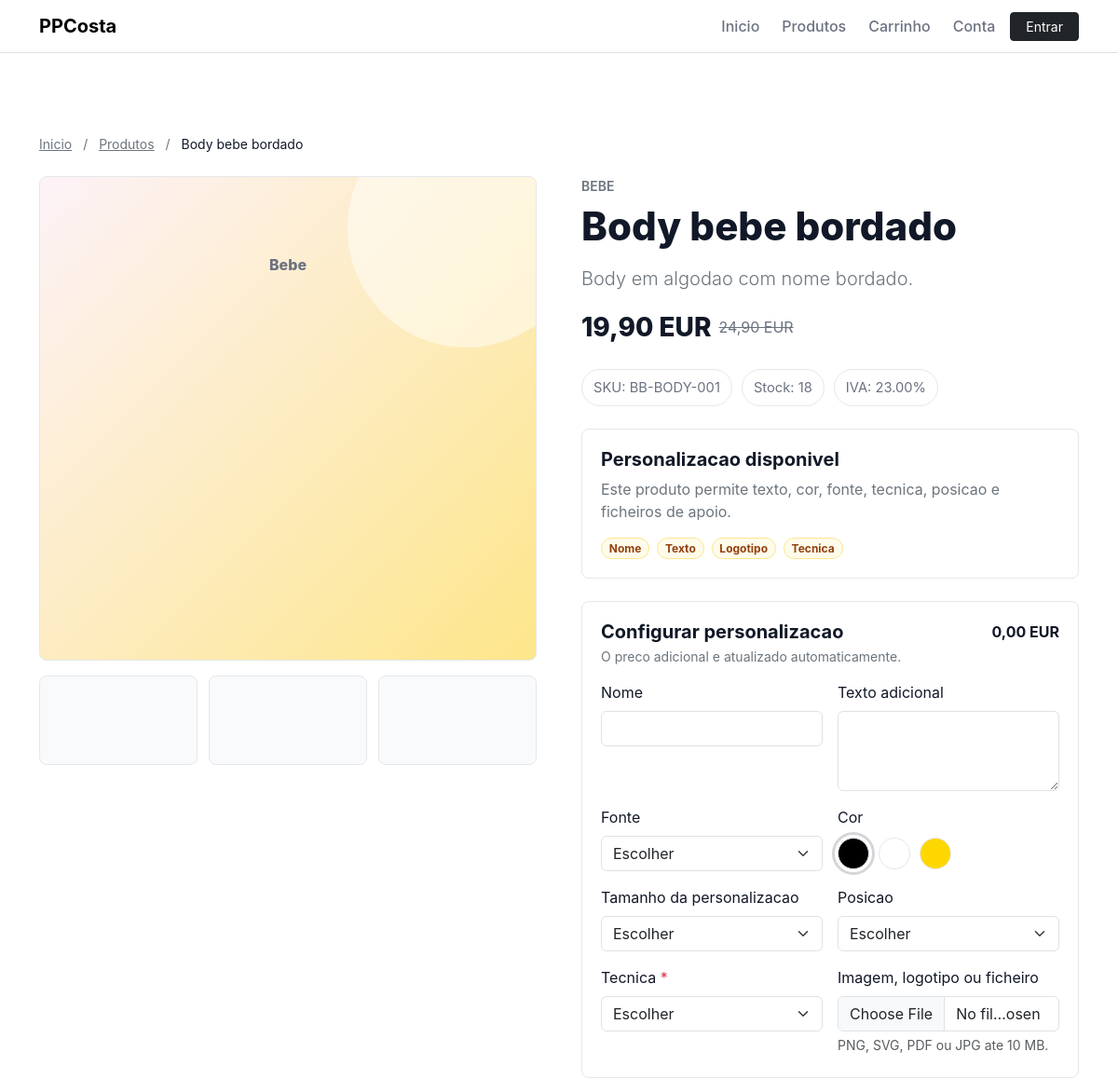
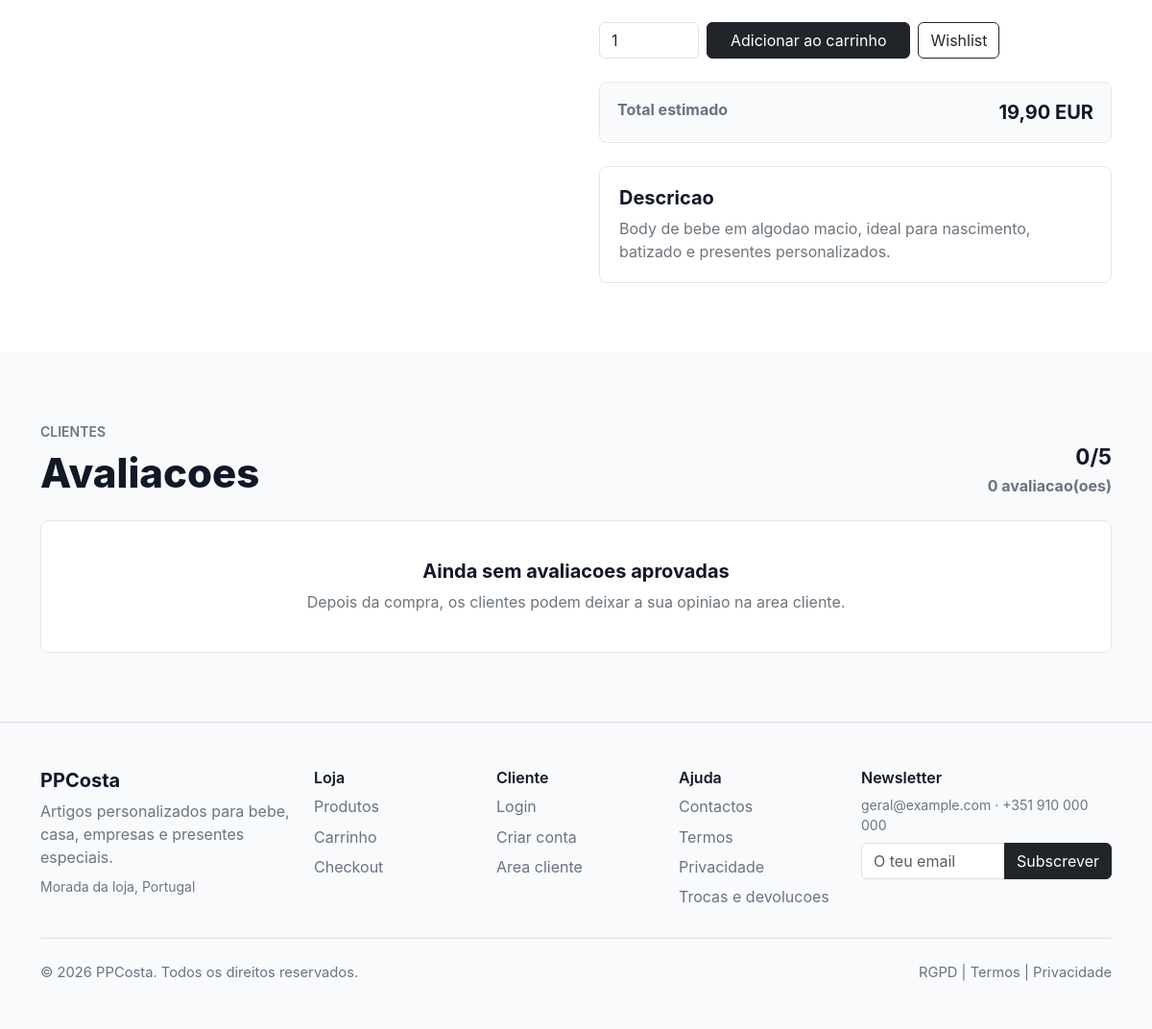
The page /produto/body-bebe-bordado on the database its author committed (2 pictures, top to bottom).
### tables this page shows
CREATE TABLE products (
    id BIGINT UNSIGNED AUTO_INCREMENT PRIMARY KEY,
    brand_id BIGINT UNSIGNED NULL,
    supplier_id BIGINT UNSIGNED NULL,
    tax_rate_id BIGINT UNSIGNED NOT NULL,
    name VARCHAR(190) NOT NULL,
    slug VARCHAR(210) NOT NULL,
    short_description TEXT NULL,
    long_description MEDIUMTEXT NULL,
    sku VARCHAR(100) NOT NULL,
    ean VARCHAR(40) NULL,
    price DECIMAL(12,2) NOT NULL,
    sale_price DECIMAL(12,2) NULL,
    cost_price DECIMAL(12,2) NULL,
    stock INT NOT NULL DEFAULT 0,
    stock_minimum INT NOT NULL DEFAULT 0,
    weight_grams INT NULL,
    width_mm INT NULL,
    height_mm INT NULL,
    depth_mm INT NULL,
    video_url VARCHAR(255) NULL,
    is_active TINYINT(1) NOT NULL DEFAULT 1,
    is_new TINYINT(1) NOT NULL DEFAULT 0,
    is_featured TINYINT(1) NOT NULL DEFAULT 0,
    is_on_sale TINYINT(1) NOT NULL DEFAULT 0,
    is_best_seller TINYINT(1) NOT NULL DEFAULT 0,
    is_personalizable TINYINT(1) NOT NULL DEFAULT 0,
    meta_title VARCHAR(190) NULL,
    meta_description VARCHAR(255) NULL,
    canonical_url VARCHAR(255) NULL,
    created_at TIMESTAMP NOT NULL DEFAULT CURRENT_TIMESTAMP,
    updated_at TIMESTAMP NOT NULL DEFAULT CURRENT_TIMESTAMP ON UPDATE CURRENT_TIMESTAMP,
    UNIQUE KEY uq_products_slug (slug),
    UNIQUE KEY uq_products_sku (sku),
    KEY idx_products_flags (is_active, is_featured, is_new, is_on_sale, is_best_seller),
    KEY idx_products_brand (brand_id),
    KEY idx_products_supplier (supplier_id),
    FULLTEXT KEY ft_products_search (name, short_description, long_description, sku),
    CONSTRAINT fk_products_brand FOREIGN KEY (brand_id) REFERENCES brands(id) ON DELETE SET NULL,
    CONSTRAINT fk_products_supplier FOREIGN KEY (supplier_id) REFERENCES suppliers(id) ON DELETE SET NULL,
    CONSTRAINT fk_products_tax_rate FOREIGN KEY (tax_rate_id) REFERENCES tax_rates(id),
    CHECK (price >= 0),
    CHECK (sale_price IS NULL OR sale_price >= 0),
    CHECK (stock >= 0)
);

CREATE TABLE categories (
    id BIGINT UNSIGNED AUTO_INCREMENT PRIMARY KEY,
    parent_id BIGINT UNSIGNED NULL,
    name VARCHAR(160) NOT NULL,
    slug VARCHAR(180) NOT NULL,
    description TEXT NULL,
    image_path VARCHAR(255) NULL,
    sort_order INT NOT NULL DEFAULT 0,
    is_active TINYINT(1) NOT NULL DEFAULT 1,
    meta_title VARCHAR(190) NULL,
    meta_description VARCHAR(255) NULL,
    created_at TIMESTAMP NOT NULL DEFAULT CURRENT_TIMESTAMP,
    updated_at TIMESTAMP NOT NULL DEFAULT CURRENT_TIMESTAMP ON UPDATE CURRENT_TIMESTAMP,
    UNIQUE KEY uq_categories_slug (slug),
    KEY idx_categories_parent (parent_id),
    KEY idx_categories_active_sort (is_active, sort_order),
    CONSTRAINT fk_categories_parent FOREIGN KEY (parent_id) REFERENCES categories(id) ON DELETE SET NULL
);

CREATE TABLE tax_rates (
    id BIGINT UNSIGNED AUTO_INCREMENT PRIMARY KEY,
    name VARCHAR(120) NOT NULL,
    rate DECIMAL(5,2) NOT NULL,
    country_code CHAR(2) NOT NULL DEFAULT 'PT',
    is_default TINYINT(1) NOT NULL DEFAULT 0,
    is_active TINYINT(1) NOT NULL DEFAULT 1,
    CHECK (rate >= 0)
);

CREATE TABLE product_personalizations (
    id BIGINT UNSIGNED AUTO_INCREMENT PRIMARY KEY,
    product_id BIGINT UNSIGNED NOT NULL,
    personalization_type_id BIGINT UNSIGNED NOT NULL,
    label VARCHAR(160) NOT NULL,
    min_length INT NULL,
    max_length INT NULL,
    allowed_file_types VARCHAR(190) NULL,
    max_file_bytes INT NULL,
    base_extra_price DECIMAL(12,2) NOT NULL DEFAULT 0,
    sort_order INT NOT NULL DEFAULT 0,
    is_required TINYINT(1) NOT NULL DEFAULT 0,
    is_active TINYINT(1) NOT NULL DEFAULT 1,
    KEY idx_product_personalizations_product (product_id, is_active),
    CONSTRAINT fk_product_personalizations_product FOREIGN KEY (product_id) REFERENCES products(id) ON DELETE CASCADE,
    CONSTRAINT fk_product_personalizations_type FOREIGN KEY (personalization_type_id) REFERENCES personalization_types(id),
    CHECK (base_extra_price >= 0)
);

CREATE TABLE personalization_types (
    id BIGINT UNSIGNED AUTO_INCREMENT PRIMARY KEY,
    name VARCHAR(120) NOT NULL,
    slug VARCHAR(140) NOT NULL,
    input_type ENUM('text','textarea','select','color','font','file','position','technique') NOT NULL,
    is_required TINYINT(1) NOT NULL DEFAULT 0,
    is_active TINYINT(1) NOT NULL DEFAULT 1,
    UNIQUE KEY uq_personalization_types_slug (slug)
);

CREATE TABLE personalization_options (
    id BIGINT UNSIGNED AUTO_INCREMENT PRIMARY KEY,
    personalization_type_id BIGINT UNSIGNED NOT NULL,
    label VARCHAR(160) NOT NULL,
    value VARCHAR(190) NOT NULL,
    extra_price DECIMAL(12,2) NOT NULL DEFAULT 0,
    color_hex CHAR(7) NULL,
    sort_order INT NOT NULL DEFAULT 0,
    is_active TINYINT(1) NOT NULL DEFAULT 1,
    KEY idx_personalization_options_type (personalization_type_id, is_active),
    CONSTRAINT fk_personalization_options_type FOREIGN KEY (personalization_type_id) REFERENCES personalization_types(id) ON DELETE CASCADE,
    CHECK (extra_price >= 0)
);

### produto-detalhe.php (the view, shortened to what the rows shown need)
<?php
require_once __DIR__ . '/includes/personalization.php';
$slug = trim($_GET['slug'] ?? '');
$product = $slug !== '' ? catalog_product_by_slug($slug) : null;
    ?>
    <?php
$personalizationRules = !empty($product['is_personalizable'])
    ? personalization_rules_for_product((int) $product['id'])
    : [];
require_once __DIR__ . '/includes/header.php';
?>
<section class="product-detail section-pad">
    <div class="container">
        <nav class="small mb-4" aria-label="Breadcrumb">
            <a class="text-secondary" href="<?= e(url()) ?>">Inicio</a>
            <span class="text-secondary mx-2">/</span>
            <a class="text-secondary" href="<?= e(url('produto.php')) ?>">Produtos</a>
            <span class="text-secondary mx-2">/</span>
            <span><?= e($product['name']) ?></span>
        </nav>
        <div class="row g-5">
            <div class="col-lg-6">
                <div class="product-gallery-main <?= e($product['media_class'] ?? 'product-mug') ?>" data-personalization-preview>
                    <span data-preview-product><?= e($product['category_name'] ?? 'Produto') ?></span>
                </div>
            </div>
            <div class="col-lg-6">
                <p class="text-uppercase text-secondary fw-semibold small mb-2"><?= e($product['category_name'] ?? 'Catalogo') ?></p>
                <h1 class="section-title mb-3"><?= e($product['name']) ?></h1>
                <p class="text-secondary lead"><?= e($product['short_description'] ?? '') ?></p>
                <div class="d-flex align-items-center gap-2 mb-4">
                    <span class="price fs-3"><?= e(format_price((float) $product['final_price'])) ?></span>
                    <?php if (!empty($product['sale_price'])): ?>
                        <span class="old-price"><?= e(format_price((float) $product['price'])) ?></span>
                    <?php endif; ?>
                </div>
                <div class="product-meta mb-4">
                    <span>SKU: <?= e($product['sku']) ?></span>
                    <span>Stock: <?= e((string) $product['stock']) ?></span>
                    <span>IVA: <?= e((string) ($product['tax_rate'] ?? '23.00')) ?>%</span>
                </div>
                <?php if (!empty($product['is_personalizable'])): ?>
                    <div class="personalization-preview mb-4">
                        <h2 class="h5 fw-bold">Personalizacao disponivel</h2>
                        <p class="text-secondary mb-3">Este produto permite texto, cor, fonte, tecnica, posicao e ficheiros de apoio.</p>
                        <div class="d-flex flex-wrap gap-2">
                        </div>
                    </div>
                <?php endif; ?>
                <form class="product-buy-box" method="post" action="<?= e(url('carrinho.php')) ?>" enctype="multipart/form-data" data-personalization-form data-product-price="<?= e((string) $product['final_price']) ?>" data-product-id="<?= e((string) $product['id']) ?>">
                    <?php if ($personalizationRules !== []): ?>
                        <div class="personalization-editor mb-4">
                            <div class="d-flex justify-content-between align-items-start gap-3 mb-3">
                                <div>
                                    <h2 class="h5 fw-bold mb-1">Configurar personalizacao</h2>
                                </div>
                            </div>
                            <div class="row g-3">
                                <?php foreach ($personalizationRules as $rule): ?>
                                    <?php $fieldName = 'personalization[' . $rule['slug'] . ']'; ?>
                                    <div class="col-md-6">
                                        <label class="form-label" for="personalization-<?= e($rule['slug']) ?>">
                                            <?= e($rule['label']) ?>
                                            <?php if (!empty($rule['is_required'])): ?>
                                                <span class="text-danger">*</span>
                                            <?php endif; ?>
                                        </label>
                                        <?php if (in_array($rule['input_type'], ['select', 'font', 'position', 'technique'], true)): ?>
                                            <select class="form-select" id="personalization-<?= e($rule['slug']) ?>" name="<?= e($fieldName) ?>" data-personalization-field data-preview-field="<?= e($rule['slug']) ?>" <?= !empty($rule['is_required']) ? 'required' : '' ?>>
                                                <option value="">Escolher</option>
                                            </select>
                                        <?php elseif ($rule['input_type'] === 'color'): ?>
                                            <div class="color-choice-group" data-personalization-field-group>
                                                <?php foreach ($rule['options'] as $index => $option): ?>
                                                    <label class="color-choice" title="<?= e($option['label']) ?>">
                                                        <span style="background: <?= e($option['value']) ?>"></span>
                                                    </label>
                                                <?php endforeach; ?>
                                            </div>
                                        <?php elseif ($rule['input_type'] === 'textarea'): ?>
                                            <textarea class="form-control" id="personalization-<?= e($rule['slug']) ?>" name="<?= e($fieldName) ?>" rows="3" maxlength="<?= e((string) ($rule['max_length'] ?? 120)) ?>" data-personalization-field data-preview-field="<?= e($rule['slug']) ?>" data-base-extra-price="<?= e((string) $rule['base_extra_price']) ?>"></textarea>
                                        <?php elseif ($rule['input_type'] === 'file'): ?>
                                            <input class="form-control" id="personalization-<?= e($rule['slug']) ?>" name="personalization_file" type="file" accept=".png,.svg,.pdf,.jpg,.jpeg" data-personalization-file data-base-extra-price="<?= e((string) $rule['base_extra_price']) ?>">
                                            <div class="form-text">PNG, SVG, PDF ou JPG ate <?= e((string) round(((int) ($rule['max_file_bytes'] ?? MAX_UPLOAD_BYTES)) / 1024 / 1024)) ?> MB.</div>
                                        <?php else: ?>
                                            <input class="form-control" id="personalization-<?= e($rule['slug']) ?>" name="<?= e($fieldName) ?>" type="text" maxlength="<?= e((string) ($rule['max_length'] ?? 80)) ?>" data-personalization-field data-preview-field="<?= e($rule['slug']) ?>" data-base-extra-price="<?= e((string) $rule['base_extra_price']) ?>" <?= !empty($rule['is_required']) ? 'required' : '' ?>>
                                        <?php endif; ?>
                                    </div>
                                <?php endforeach; ?>
                            </div>
                        </div>
                    <?php endif; ?>
                    <div class="d-flex flex-column flex-sm-row gap-2 mb-4">
                    </div>
                    <div class="total-preview mb-4">
                    </div>
                </form>
                <div class="product-description">
                    <h2 class="h5 fw-bold">Descricao</h2>
                    <p class="text-secondary mb-0"><?= e($product['long_description'] ?? $product['short_description'] ?? '') ?></p>
                </div>
            </div>
        </div>
    </div>
</section>
<section class="section-pad surface-section">
    <div class="container">
        <div class="d-flex flex-column flex-md-row justify-content-between gap-3 mb-4">
            <div>
                <h2 class="section-title mb-0">Avaliacoes</h2>
            </div>
        </div>
    </div>
</section>
<?php require_once __DIR__ . '/includes/footer.php'; ?>

### rows shown on the page
products: name "Body bebe bordado", categories.name "Bebe", categories.name "BEBE", short_description "Body em algodao com nome bordado.", price "24,90 EUR", sku "BB-BODY-001", stock "18", tax_rate.rate "23.00", long_description "Body de bebe em algodao macio, ideal para nascimento, batizado e presentes personalizados."
product_personalizations: label "Nome"
product_personalizations: label "Texto adicional"
product_personalizations: label "Fonte"
product_personalizations: label "Cor"
product_personalizations: label "Tamanho da personalizacao"
product_personalizations: label "Posicao"
product_personalizations: label "Tecnica"
product_personalizations: label "Imagem, logotipo ou ficheiro", max_file_bytes "10"

### other values the page prints
APP_NAME "PPCosta"
format_price((float) $product['final_price']) "19,90 EUR"
$product['technique'] "Tecnica"
$reviewSummary['average'] "0"
$reviewSummary['count'] "0"
$footerStoreName "PPCosta"
$footerSettings['store_address'] "Morada da loja, Portugal"
$footerSettings['store_email'] "geral@example.com"
$footerSettings['store_phone'] "+351 910 000 000"
